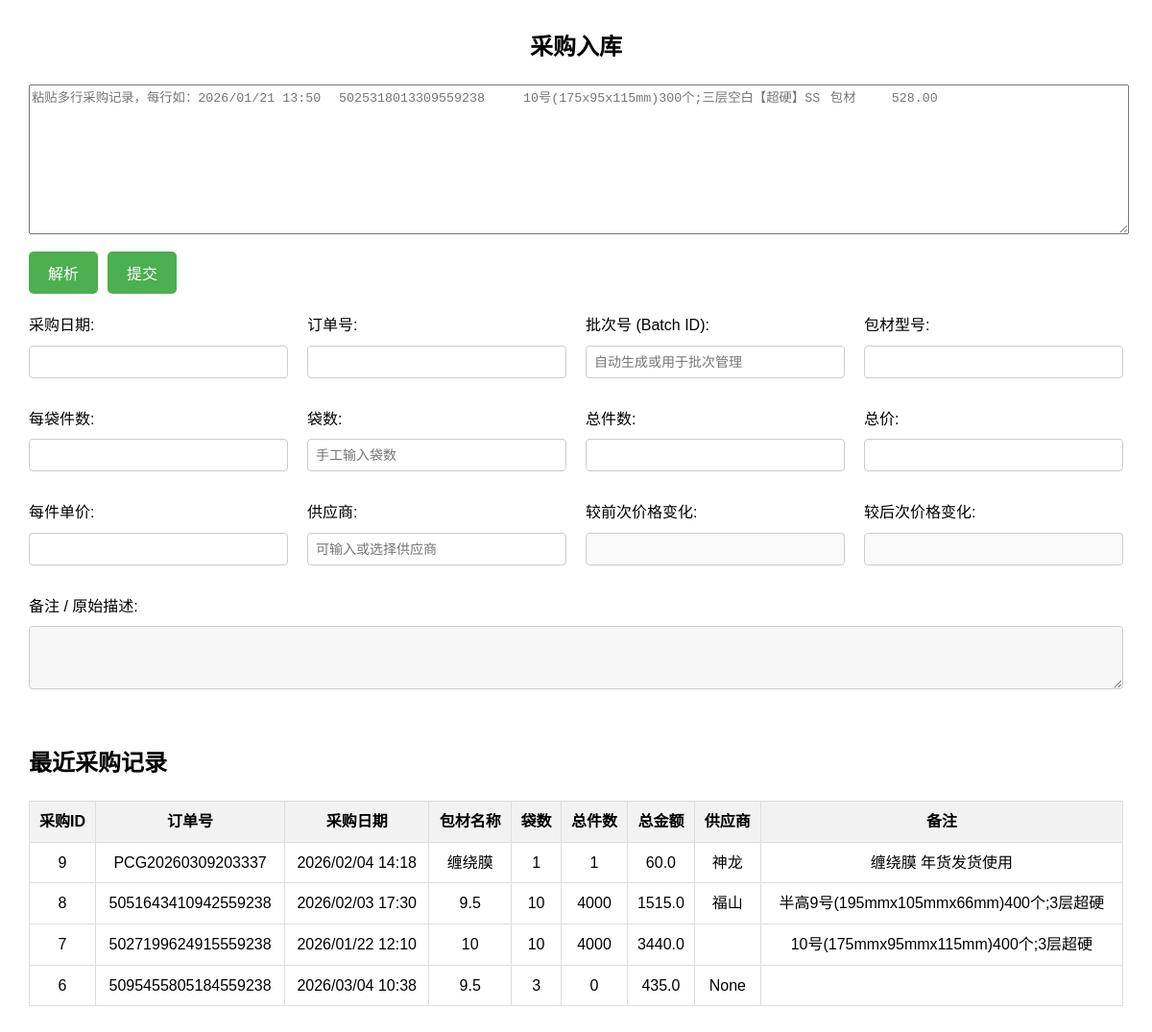
/purchase/, run on an earlier commit of the app's database.
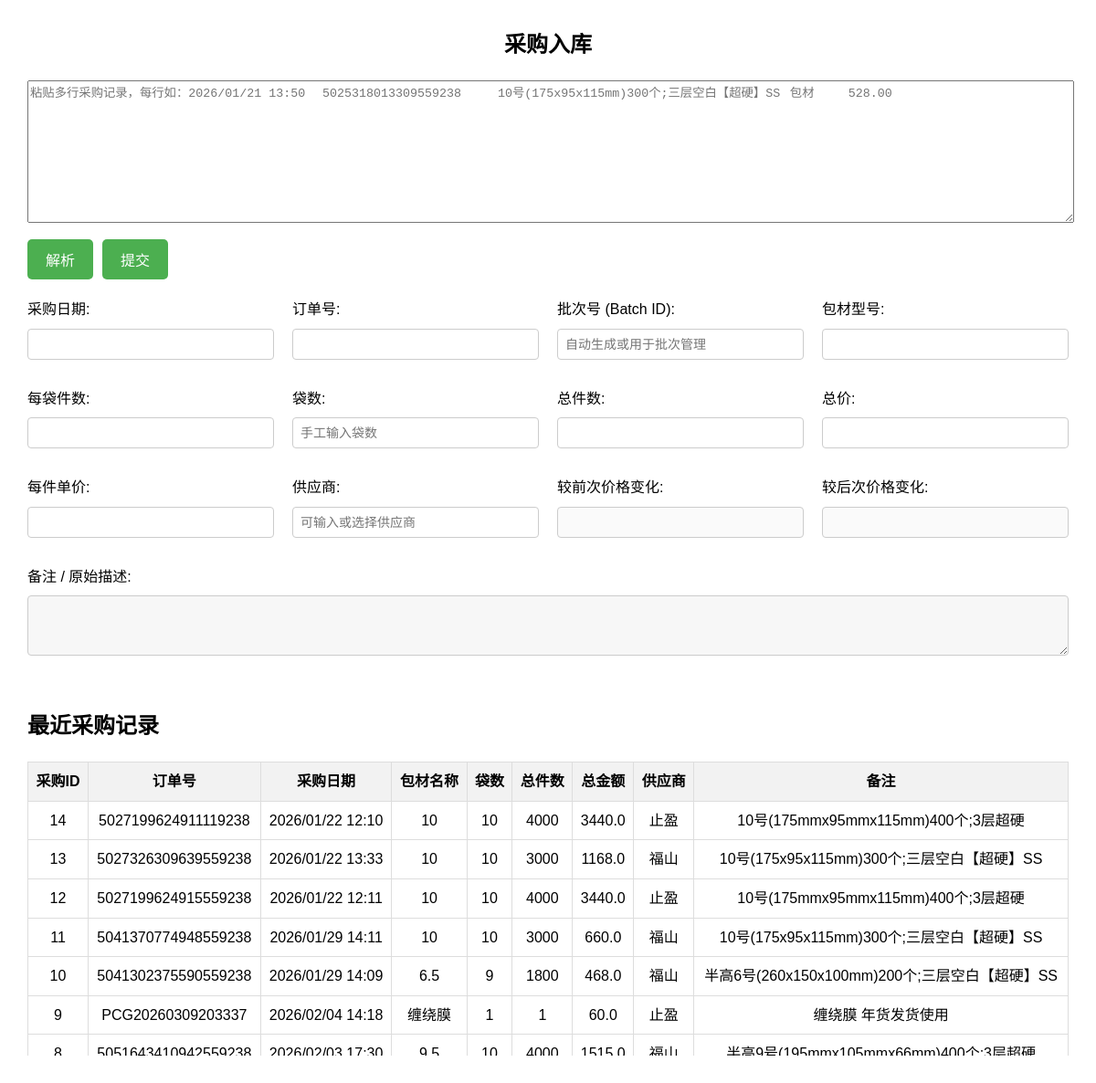
And on a later commit of the database.
### tables this page shows
CREATE TABLE purchase_record (
    purchase_id INTEGER PRIMARY KEY AUTOINCREMENT,
    order_id TEXT UNIQUE,                 -- 订单号
    purchase_date TEXT,                    -- 采购日期
    pack_item_id INTEGER,                  -- 包材ID，关联pack_item表
    supplier_name TEXT,                    -- 供应商名称
    bag_count INTEGER,                     -- 袋数
    total_quantity INTEGER,                -- 总件数
    total_amount REAL,                     -- 总金额
    batch_id TEXT,                         -- 批次号
    notes TEXT,                            -- 备注
    FOREIGN KEY (pack_item_id) REFERENCES pack_item(pack_item_id)
);

### purchase/routes.py (the view)
@purchase_bp.route('/')
def purchase():
    print("进入 /purchase/ 路由")
    conn = get_db_connection()
    try:
        rows = conn.execute("""
            SELECT pr.purchase_id,
                   pr.order_id,
                   pr.purchase_date,
                   COALESCE(pi.name, '') AS pack_item_name,
                   pr.bag_count,
                   pr.total_quantity AS total_qty,
                   pr.total_amount,
                   pr.batch_id,
                   pr.supplier_name,
                   pr.notes
            FROM purchase_record pr
            LEFT JOIN pack_item pi ON pr.pack_item_id = pi.pack_item_id
            ORDER BY pr.purchase_id DESC
            LIMIT 50
        """).fetchall()
    finally:
        conn.close()
    return render_template('purchase.html', rows=rows)

### purchase/routes.py (called while the page is built)
def get_db_connection():
    conn = sqlite3.connect(DB_FILE)
    conn.row_factory = sqlite3.Row
    return conn

### templates/purchase.html (shortened to what this page needs)
<!DOCTYPE html>
<html lang="zh-CN">
<head>
</head>
<body>
    <h1>采购入库</h1>
    <textarea id="input_data" rows="10"
        placeholder="粘贴多行采购记录，每行如：2026/01/21 13:50	5025318013309559238	10号(175x95x115mm)300个;三层空白【超硬】SS	包材	528.00"></textarea>
    <div class="action-buttons">
        <button id="parse_btn">解析</button>
        <button id="submit_btn" type="button">提交</button>
    </div>
    <div id="parsed_data">
        <div>
            <label for="purchase_date">采购日期:</label>
            <input type="text" id="purchase_date">
        </div>
        <div>
            <label for="order_id">订单号:</label>
            <input type="text" id="order_id">
        </div>
        <div>
            <label for="batch_id">批次号 (Batch ID):</label>
            <input type="text" id="batch_id" placeholder="自动生成或用于批次管理">
        </div>
        <div>
            <label for="pack_item_name">包材型号:</label>
            <input type="text" id="pack_item_name">
        </div>
        <div>
            <label for="per_bag_quantity">每袋件数:</label>
            <input type="text" id="per_bag_quantity">
        </div>
        <div>
            <label for="bag_count">袋数:</label>
            <input type="number" id="bag_count" min="0" step="1" placeholder="手工输入袋数">
        </div>
        <div>
            <label for="total_quantity">总件数:</label>
            <input type="text" id="total_quantity">
        </div>
        <div>
            <label for="total_amount">总价:</label>
            <input type="text" id="total_amount">
        </div>
        <div>
            <label for="unit_price">每件单价:</label>
            <input type="text" id="unit_price">
        </div>
        <div>
            <label for="supplier_name">供应商:</label>
            <input type="text" id="supplier_name" list="supplier_list" placeholder="可输入或选择供应商">
        </div>
        <div>
            <label for="prev_price_change">较前次价格变化:</label>
            <input type="text" id="prev_price_change" disabled>
        </div>
        <div>
            <label for="next_price_change">较后次价格变化:</label>
            <input type="text" id="next_price_change" disabled>
        </div>
        <div class="full-width">
            <label for="notes">备注 / 原始描述:</label>
            <textarea id="notes" rows="3" class="readonly-note"></textarea>
        </div>
    </div>
    <div class="table-container">
        <h2>最近采购记录</h2>
        <table>
            <thead>
                <tr>
                    <th>采购ID</th>
                    <th>订单号</th>
                    <th>采购日期</th>
                    <th>包材名称</th>
                    <th>袋数</th>
                    <th>总件数</th>
                    <th>总金额</th>
                    <th>供应商</th>
                    <th>备注</th>
                </tr>
            </thead>
            <tbody>
                {% for row in rows %}
                <tr class="record-row"
                    data-purchase-id="{{ row['purchase_id'] }}"
                    data-order-id="{{ row['order_id'] or '' }}"
                    data-purchase-date="{{ row['purchase_date'] or '' }}"
                    data-pack-item-name="{{ row['pack_item_name'] or '' }}"
                    data-bag-count="{{ row['bag_count'] or '' }}"
                    data-total-qty="{{ row['total_qty'] or '' }}"
                    data-total-amount="{{ row['total_amount'] or '' }}"
                    data-batch-id="{{ row['batch_id'] or '' }}"
                    data-supplier-name="{{ row['supplier_name'] or '' }}"
                    data-notes="{{ row['notes'] or '' }}"
                    data-unit-price="{% if row['total_qty'] and row['total_amount'] %}{{ (row['total_amount'] / row['total_qty']) | round(4) }}{% else %}0{% endif %}">
                    <td>{{ row['purchase_id'] }}</td>
                    <td>{{ row['order_id'] }}</td>
                    <td>{{ row['purchase_date'] }}</td>
                    <td>{{ row['pack_item_name'] }}</td>
                    <td>{{ row['bag_count'] }}</td>
                    <td>{{ row['total_qty'] }}</td>
                    <td>{{ row['total_amount'] }}</td>
                    <td>{{ row['supplier_name'] }}</td>
                    <td>{{ row['notes'] }}</td>
                </tr>
                {% endfor %}
            </tbody>
        </table>
    </div>
</body>
</html>

### templates/purchase.html (style rules this page uses)
body { font-family: "Microsoft YaHei", Arial, sans-serif; margin: 30px; line-height: 1.6; }
h1 { font-size: 24px; margin-bottom: 20px; text-align: center; }
textarea { width: 100%; font-family: monospace; margin-bottom: 10px; }
.table-container { overflow: auto; max-height: 400px; margin-top: 20px; }
label { display: block; margin-bottom: 8px; }
#parsed_data { display: grid; grid-template-columns: repeat(4, 1fr); gap: 20px; margin-top: 20px; }
#parsed_data input, #parsed_data select, #parsed_data textarea { width: 100%; padding: 8px; font-size: 14px; margin-bottom: 10px; border: 1px solid #ccc; border-radius: 4px; box-sizing: border-box; }
.full-width { grid-column: 1 / -1; }
.readonly-note { background-color: #f7f7f7; }
.action-buttons { display: flex; gap: 10px; align-items: center; }
.action-buttons button { margin-top: 0; }
button { margin-top: 10px; padding: 10px 20px; font-size: 16px; cursor: pointer; background-color: #4CAF50; color: white; border: none; border-radius: 5px; }
table { width: 100%; border-collapse: collapse; margin-top: 20px; }
table th, table td { border: 1px solid #ddd; padding: 8px; text-align: center; }
table th { background-color: #f2f2f2; }
.record-row { cursor: pointer; }

What changed in the data, as far as the page shows it:
removed purchase_record: purchase_id "7", order_id "5027199624915559238", purchase_date "2026/01/22 12:10", pack_item_name "10", bag_count "10", total_qty "4000", total_amount "3440.0", notes "10号(175mmx95mmx115mm)400个;3层超硬"
removed purchase_record: purchase_id "6", order_id "5095455805184559238", purchase_date "2026/03/04 10:38", pack_item_name "9.5", bag_count "3", total_qty "0", total_amount "435.0", supplier_name "None"
added purchase_record: purchase_id "14", order_id "5027199624911119238", purchase_date "2026/01/22 12:10", pack_item_name "10", bag_count "10", total_qty "4000", total_amount "3440.0", supplier_name "止盈", notes "10号(175mmx95mmx115mm)400个;3层超硬"
added purchase_record: purchase_id "13", order_id "5027326309639559238", purchase_date "2026/01/22 13:33", pack_item_name "10", bag_count "10", total_qty "3000", total_amount "1168.0", supplier_name "福山", notes "10号(175x95x115mm)300个;三层空白【超硬】SS"
added purchase_record: purchase_id "12", order_id "5027199624915559238", purchase_date "2026/01/22 12:11", pack_item_name "10", bag_count "10", total_qty "4000", total_amount "3440.0", supplier_name "止盈", notes "10号(175mmx95mmx115mm)400个;3层超硬"
added purchase_record: purchase_id "11", order_id "5041370774948559238", purchase_date "2026/01/29 14:11", pack_item_name "10", bag_count "10", total_qty "3000", total_amount "660.0", supplier_name "福山", notes "10号(175x95x115mm)300个;三层空白【超硬】SS"
added purchase_record: purchase_id "10", order_id "5041302375590559238", purchase_date "2026/01/29 14:09", pack_item_name "6.5", bag_count "9", total_qty "1800", total_amount "468.0", supplier_name "福山", notes "半高6号(260x150x100mm)200个;三层空白【超硬】SS"
changed purchase_record "PCG20260309203337": supplier_name "神龙" → "止盈"
